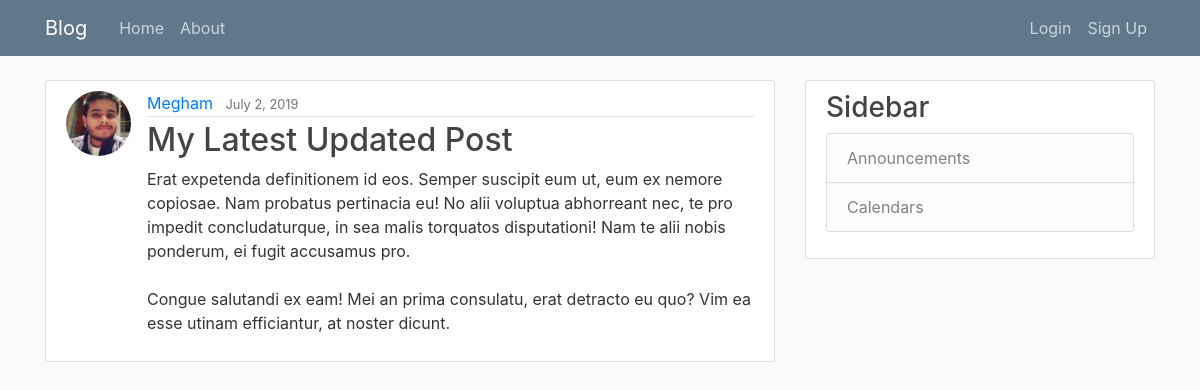
The page /post/33/ on the database its author committed.
### blog/models.py (models this page shows, shortened)
class Post(models.Model):
    title = models.CharField(max_length=100)
    content = models.TextField()
    date_posted = models.DateTimeField(default = timezone.now)
    author = models.ForeignKey(User, on_delete = models.CASCADE)

### users/models.py (models this page shows, shortened)
class Profile(models.Model):
    user = models.OneToOneField(User, on_delete = models.CASCADE)
    image = models.ImageField(default='default.jpg', upload_to='profile.pics')

### blog/views.py (the view)
# urls.py: path('post/<int:pk>/', PostDetailView.as_view(), name='post-detail'),
class PostDetailView(DetailView):
    model = Post

### templates/blog/post_detail.html (shortened to what this page needs)
{% extends 'blog/base.html' %}
{% block content %}
<article class="media content-section">
  <img src="{{post.author.profile.image.url}}" class="rounded-circle article-img" alt="">
  <div class="media-body">
    <div class="article-metadata">
      <a class="mr-2" href="{% url 'user-posts' post.author.username %}">{{ post.author }}</a>
      <small class="text-muted">{{ post.date_posted|date:"F j, Y" }}</small>
    </div>
    <h2 class="article-title">{{ post.title }}</h2>
    <p class="article-content">{{ post.content }}</p>
  </div>
</article>
{% endblock content %}

### static/blog/css/main.css (style rules this page uses)
body { background: #fafafa; color: #333333; margin-top: 5rem; }
h1, h2, h3, h4, h5, h6 { color: #444444; }
.content-section { background: #ffffff; padding: 10px 20px; border: 1px solid #dddddd; border-radius: 3px; margin-bottom: 20px; }
.article-title { color: #444444; }
.article-content { white-space: pre-line; }
.article-img { height: 65px; width: 65px; margin-right: 16px; }
.article-metadata { padding-bottom: 1px; margin-bottom: 4px; border-bottom: 1px solid #e3e3e3 }

### rows shown on the page
Post: author.profile.image (picture), author "Megham", date_posted "July 2, 2019", title "My Latest Updated Post", content "Erat expetenda definitionem id eos. Semper suscipit eum ut, eum ex nemore copiosae. Nam probatus pertinacia eu! No alii voluptua abhorreant nec, te pro impedit concludaturque, in sea malis torquatos disputationi! Nam te alii nobis ponderum, ei fugit accusamus pro. Congue salutandi ex eam! Mei an prima consulatu, erat detracto eu quo? Vim ea esse utinam efficiantur, at noster dicunt."
